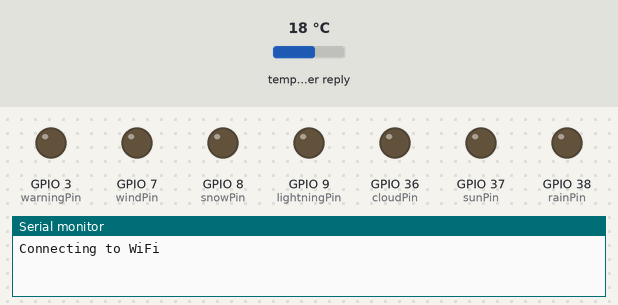
The sketch below on a simulated ESP32. On the bench: output pins drawn as LEDs (lit = HIGH), the last lines printed to the serial monitor. The test bench sets the inputs (shaded band); at power-on: temperature in the weather reply 18 °C. WiFi joins after 1.5 s; servers stay silent unless stated; web services answer with replies made up by the test bench.

Above: at 0.1 s.
At 1.8 s:
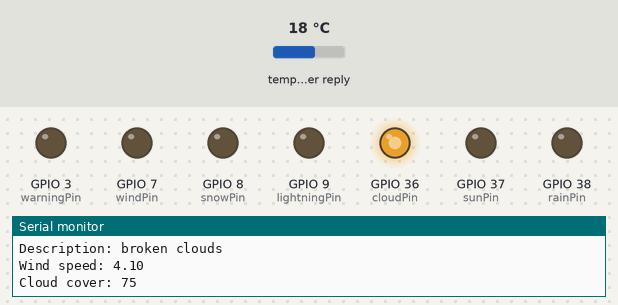
Timing chart, 0 to 3.3 s (numbered marks = the images above):
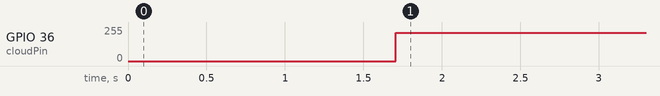

Measured:
- by itself, GPIO 36 (cloudPin): 0/255 → 211/255 at 1.7 s

The sketch:

weatherApiTest.ino
```cpp
#include <WiFi.h>
#include <HTTPClient.h>
#include <Arduino_JSON.h>

// WiFi credentials
const char* ssid = "UoB-IoT";
const char* password = "c7ii7fzw";

// OpenWeatherMap API
const char* apiKey = "4274e06f288318211422b3a4b8e05f94";
const char* lat = "51.3793";
const char* lon = "-2.3272";

// Pin assignments
const int cloudPin = A0;
const int sunPin = A1;
const int rainPin = A2;
const int windPin = D8;
const int snowPin = D9;
const int lightningPin = D10;
const int warningPin = D2;

void setup() {
  Serial.begin(115200);

  // Set pin modes
  pinMode(cloudPin, OUTPUT);
  pinMode(sunPin, OUTPUT);
  pinMode(rainPin, OUTPUT);
  pinMode(windPin, OUTPUT);
  pinMode(snowPin, OUTPUT);
  pinMode(lightningPin, OUTPUT);
  pinMode(warningPin, OUTPUT);

  // Connect to WiFi
  WiFi.begin(ssid, password);
  Serial.print("Connecting to WiFi");
  while (WiFi.status() != WL_CONNECTED) {
    delay(500);
    Serial.print(".");
  }
  Serial.println("\nWiFi connected.");
}

void loop() {
  String url = "https://api.openweathermap.org/data/2.5/weather?lat=" + String(lat) + "&lon=" + String(lon) + "&appid=" + String(apiKey);
  getWeatherAndSetPins(url);
  delay(60000); // Wait 1 minute before next check
}

void getWeatherAndSetPins(String url) {
  if (WiFi.status() == WL_CONNECTED) {
    HTTPClient http;
    http.begin(url.c_str());
    int httpCode = http.GET();

    if (httpCode > 0) {
      String payload = http.getString();
      JSONVar data = JSON.parse(payload);

      if (JSON.typeof(data) == "undefined") {
        Serial.println("JSON parsing failed.");
        return;
      }

      String mainWeather = data["weather"][0]["main"];
      String description = data["weather"][0]["description"];
      String icon = data["weather"][0]["icon"];
      float windSpeed = (double) data["wind"]["speed"];
      int cloudCover = data["clouds"]["all"];

      Serial.println("Weather: " + mainWeather);
      Serial.println("Description: " + description);
      Serial.println("Wind speed: " + String(windSpeed));
      Serial.println("Cloud cover: " + String(cloudCover));

      resetPins();
      int brightness = getIntensityFromLiveData(description, cloudCover, windSpeed);

      if (mainWeather == "Clouds") analogWrite(cloudPin, brightness);
      else if (mainWeather == "Clear") analogWrite(sunPin, brightness);
      else if (mainWeather == "Rain") analogWrite(rainPin, brightness);
      else if (mainWeather == "Snow") analogWrite(snowPin, brightness);
      else if (mainWeather == "Thunderstorm") analogWrite(lightningPin, brightness);
      else if (description.indexOf("wind") != -1) analogWrite(windPin, brightness);

      // Warning pin logic (storm, heavy wind/rain, etc.)
      if (description.indexOf("storm") != -1 || description.indexOf("warning") != -1 || windSpeed > 10) {
        digitalWrite(warningPin, HIGH);
      }

    } else {
      Serial.println("HTTP error: " + String(httpCode));
    }

    http.end();
  } else {
    Serial.println("WiFi not connected");
  }
}

int getIntensityFromLiveData(String desc, int cloudPercent, float windSpeed) {
  desc.toLowerCase();

  if (desc.indexOf("cloud") != -1) {
    return map(cloudPercent, 0, 100, 80, 255);
  } else if (desc.indexOf("wind") != -1) {
    return constrain(windSpeed * 50, 80, 255);
  } else if (desc.indexOf("heavy") != -1) {
    return 255;
  } else if (desc.indexOf("moderate") != -1) {
    return 160;
  } else if (desc.indexOf("light") != -1) {
    return 100;
  }

  return 120;
}

void resetPins() {
  analogWrite(cloudPin, 0);
  analogWrite(sunPin, 0);
  analogWrite(rainPin, 0);
  analogWrite(windPin, 0);
  analogWrite(snowPin, 0);
  analogWrite(lightningPin, 0);
  digitalWrite(warningPin, LOW);
}
```
